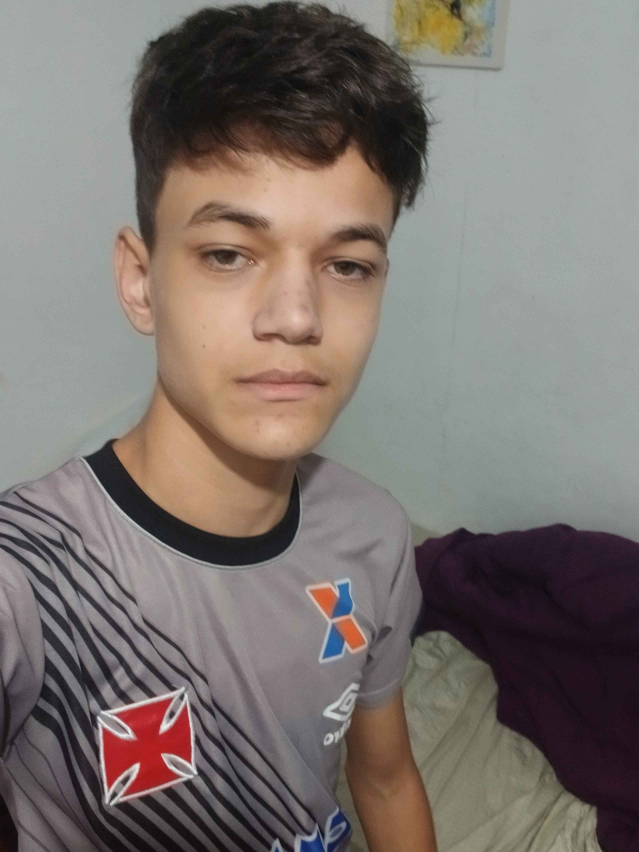
#> input picture material/producao/personagens/entrada/referencia_foto.jpg, 2556 x 3408 px, found by its file name (shown at 1/4 size)
$ python preparar_entrada.py
#> lines starting #> are read from the running program, lines starting #| are printed output that depends on the picture
# Prepara as texturas da ENTRADA a partir da foto (o rosto é o da pessoa da foto, com autorização): rosto PS1 (128 px de largura,
# cor de 15 bits), mecha de cabelo e cor da pele medida na bochecha/testa. Grava material/producao/personagens/entrada/texturas/.
import json
from PIL import Image, ImageEnhance
D = 'material/producao/personagens/entrada/'
foto = Image.open(D + 'referencia_foto.jpg').convert('RGB')
#> foto is the input picture: PIL image 2556x3408 RGB; mean R, G, B 123.9, 115.6, 110.7
REC = (380, 0, 1840, 1900)                                         # recorte da cabeça inteira (cabelo, orelha, queixo)
TW = 128; TH = round(TW * (REC[3] - REC[1]) / (REC[2] - REC[0]))
def q(im): return im.point(lambda v: round(v / 8) * 8)
rosto = ImageEnhance.Contrast(foto.crop(REC)).enhance(1.12).resize((TW, TH), Image.LANCZOS)
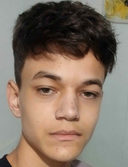
#> rosto: PIL image 128x167 RGB; mean R, G, B 133.3, 116.1, 101
q(rosto).save(D + 'texturas/rosto.png')
cab = foto.crop((760, 120, 1400, 440)).resize((64, 32), Image.LANCZOS)
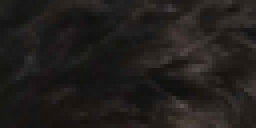
#> cab: PIL image 64x32 RGB (shown 4 times larger); mean R, G, B 33.7, 30.3, 28.3
q(ImageEnhance.Contrast(cab).enhance(1.25)).save(D + 'texturas/cabelo.png')
def media(box):
#> called with box = (1180, 1150, 1360, 1300)
    r = foto.crop(box).resize((1, 1), Image.BOX).getpixel((0, 0)); return r
#> after `r = foto.crop(box).resize((1, 1), Image.BOX).getpixel((0, 0))`: r = (187, 149, 128)
pele = media((1180, 1150, 1360, 1300)); testa = media((900, 680, 1300, 780))
#> after `pele = media((1180, 1150, 1360, 1300))`: pele = (187, 149, 128)
#> after `testa = media((900, 680, 1300, 780))`: testa = (204, 165, 138)
json.dump({'rec': REC, 'tw': TW, 'th': TH, 'pele': pele, 'testa': testa, 'tamanho': foto.size,
           'olhos': [[920, 1040], [1414, 1073]], 'nariz': [1159, 1312], 'boca': [1108, 1517], 'queixo': [1108, 1772], 'linha_cabelo': 630},
          open(D + 'texturas/rosto.json', 'w'), indent=1)
print('ok', TW, TH, pele, testa)
#| ok 128 167 (187, 149, 128) (204, 165, 138)
